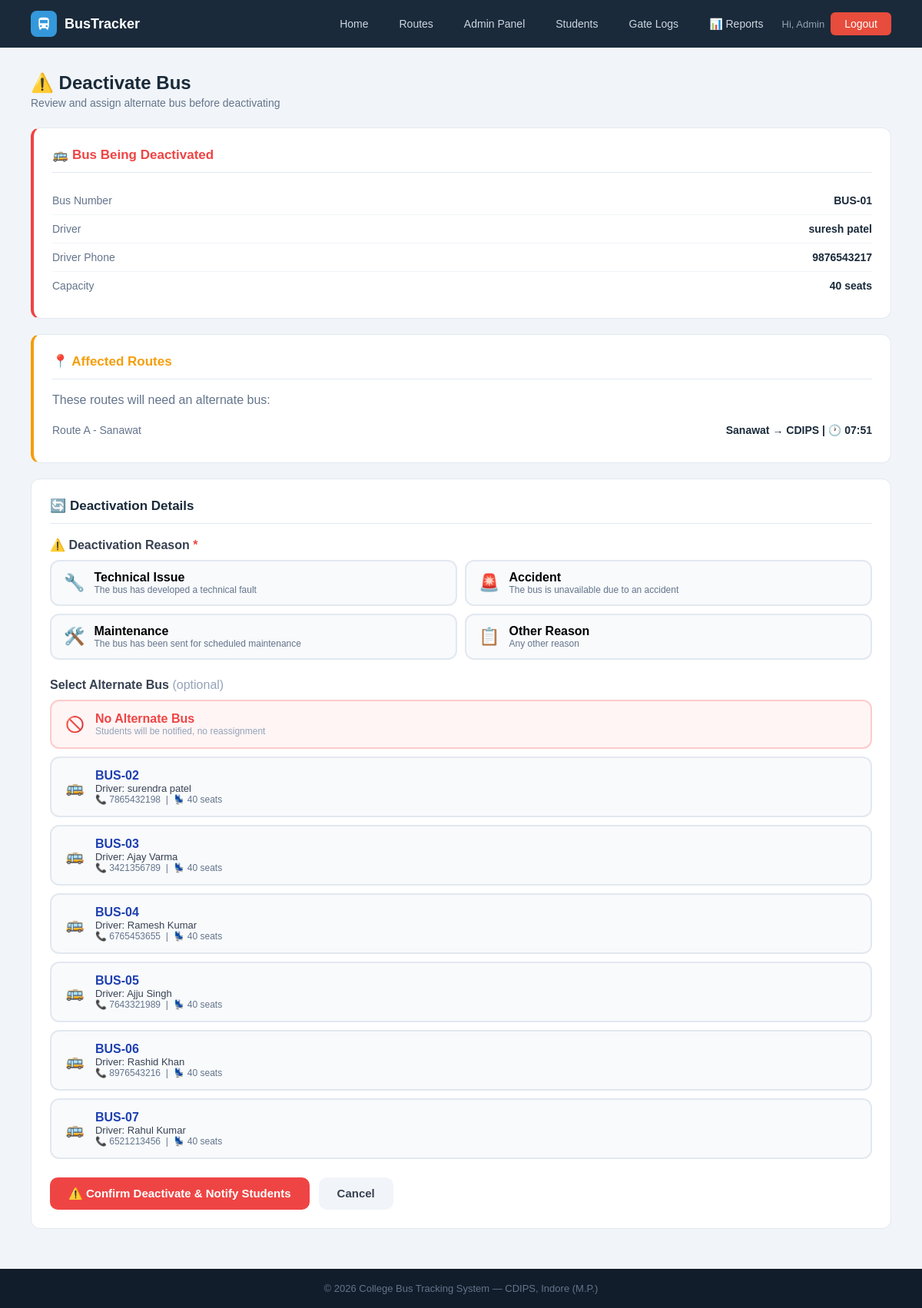
The app's page /admin/bus-status/20/inactive (signed in), older data.
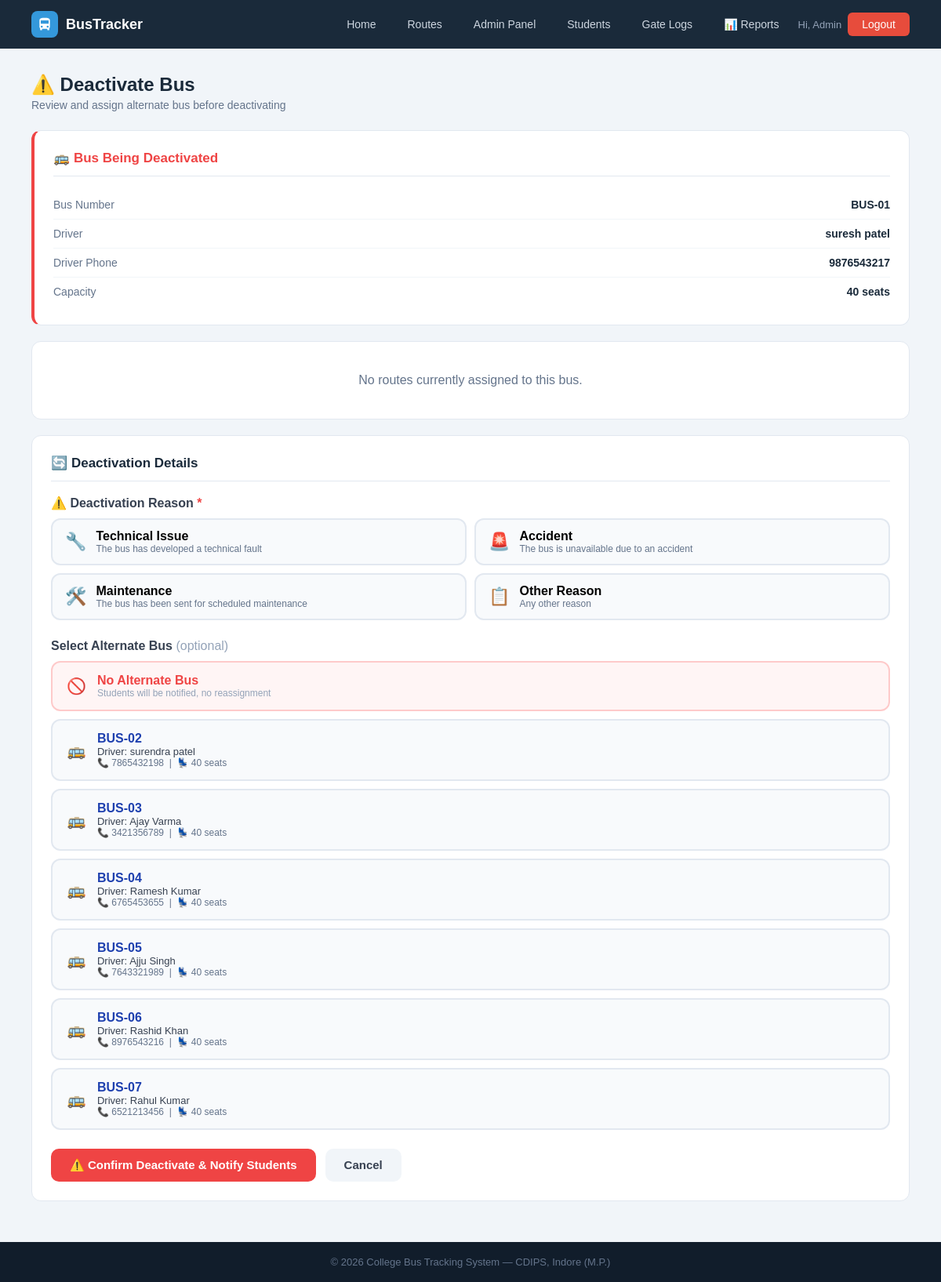
The same page, newer data.
### tables this page shows
CREATE TABLE routes (
        id INTEGER PRIMARY KEY AUTOINCREMENT,
        route_name TEXT NOT NULL, bus_id INTEGER,
        start_point TEXT, end_point TEXT,
        departure_time TEXT, arrival_time TEXT, stops TEXT, original_bus_id INTEGER,
        FOREIGN KEY(bus_id) REFERENCES buses(id));

CREATE TABLE buses (
        id INTEGER PRIMARY KEY AUTOINCREMENT,
        bus_number TEXT UNIQUE NOT NULL, driver_name TEXT NOT NULL,
        driver_phone TEXT, capacity INTEGER DEFAULT 40,
        status TEXT DEFAULT 'active',
        current_lat REAL DEFAULT 22.7196, current_lng REAL DEFAULT 75.8577, driver_address TEXT);

### app.py (the view, shortened to what this page needs)
@app.route('/admin/bus-status/<int:bid>/<status>', methods=['GET','POST'])
@admin_required
def bus_status(bid, status):
    db = get_db()
    bus = db.execute("SELECT * FROM buses WHERE id=?", (bid,)).fetchone()
    if not bus:
        flash('Bus not found.', 'error')
        db.close()
        return redirect(url_for('admin_dashboard'))
    if status == 'inactive':
        if request.method == 'GET':
            affected_routes = db.execute(
                "SELECT * FROM routes WHERE bus_id=?", (bid,)
            ).fetchall()
            active_buses = db.execute(
                "SELECT * FROM buses WHERE status='active' AND id!=?", (bid,)
            ).fetchall()
            db.close()
            return render_template(
                'deactivate_confirm.html',
                bus=bus,
                affected_routes=affected_routes,
                active_buses=active_buses
            )
    return redirect(url_for('admin_dashboard')+'#buses')

### app.py (called while the page is built, shortened)
def get_db():
    conn = sqlite3.connect(DB)
    conn.row_factory = sqlite3.Row
    return conn

def admin_required(f):
    @wraps(f)
    def dec(*a, **kw):
        if 'admin' not in session:
            flash('Admin access required.', 'error')
            return redirect(url_for('admin_login'))
        return f(*a, **kw)
    return dec

@app.context_processor
def inject_notifications():
    return dict(notifications=[], unread_count=0)

### templates/deactivate_confirm.html (shortened to what the changed rows need)
{% extends "base.html" %}
{% block content %}
<div class="page">
    <div class="page-header">
        <h1>⚠️ Deactivate Bus</h1>
    </div>
    <div class="panel" style="border-left: 4px solid #ef4444;">
        <h2 style="color:#ef4444;">🚌 Bus Being Deactivated</h2>
    </div>
    {% if affected_routes %}
    <div class="panel" style="border-left: 4px solid #f59e0b;">
        <h2 style="color:#f59e0b;">📍 Affected Routes</h2>
        <p style="color:#64748b;margin-bottom:12px;">These routes will need an alternate bus:</p>
        {% for r in affected_routes %}
        <div class="info-row">
            <span class="key">{{ r.route_name }}</span>
            <span class="val">{{ r.start_point }} → {{ r.end_point }} | 🕐 {{ r.departure_time }}</span>
        </div>
        {% endfor %}
    </div>
    {% else %}
    <div class="panel">
        <p style="color:#64748b;text-align:center;padding:16px;">No routes currently assigned to this bus.</p>
    </div>
    {% endif %}
    <div class="panel">
        <h2>🔄 Deactivation Details</h2>
        <form method="POST" action="{{ url_for('bus_status', bid=bus.id, status='inactive') }}">
            <div style="margin-bottom:20px;">
                {% if active_buses %}
                <div class="alt-bus-list">
                    {% for b in active_buses %}
                    <label class="alt-bus-option">
                        <div class="alt-bus-card">
                            <span style="font-size:20px">🚌</span>
                            <div>
                                <div style="font-weight:600;color:#1e40af;">{{ b.bus_number }}</div>
                                <div style="font-size:13px;color:#374151;">Driver: {{ b.driver_name }}</div>
                                <div style="font-size:12px;color:#64748b;">📞 {{ b.driver_phone or 'N/A' }} &nbsp;|&nbsp; 💺 {{ b.capacity }} seats</div>
                            </div>
                        </div>
                    </label>
                    {% endfor %}
                </div>
                {% else %}
                <div style="background:#fef2f2;border:1px solid #fecaca;border-radius:10px;padding:16px;color:#dc2626;">
                    ❌ No active buses available for alternate assignment.
                </div>
                {% endif %}
            </div>
        </form>
    </div>
</div>
{% endblock %}

Row changes from the older to the newer data that the page shows:
removed routes: route_name "Route A - Sanawat", start_point "Sanawat", end_point "CDIPS", departure_time "07:51"
Text that changed along with them:
text no longer shown: "📍 Affected Routes These routes will need an alternate bus:"
text now shown: "No routes currently assigned to this bus."
